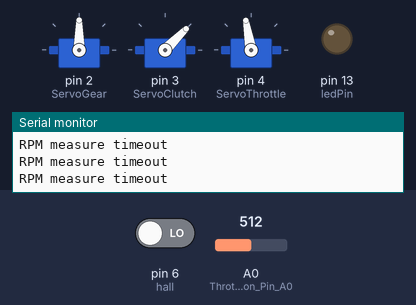
Recording of a sketch running on a simulated Arduino Uno, built with avr-gcc and run on an emulated ATmega328P. Parts: 3 × servo, output pins drawn as LEDs (lit = HIGH), the last lines printed to the serial monitor. The test bench sets the inputs (shaded band); at power-on: A0 (Throttle_Position_Pin_A0) = 512, pin 6 (hall) LOW.

Above: at 1.2 s.
1.3 s: A0 (Throttle_Position_Pin_A0) set to 716
At 2.6 s:
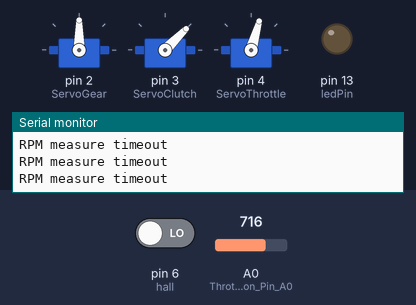
2.9 s: pin 6 (hall) driven HIGH
At 3.5 s:
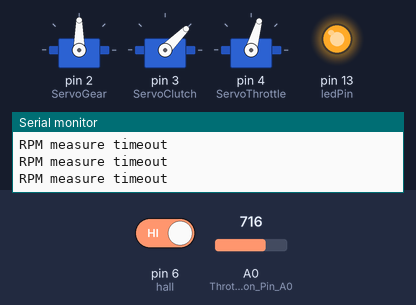
4.5 s: A0 (Throttle_Position_Pin_A0) set to 900
At 5.8 s:
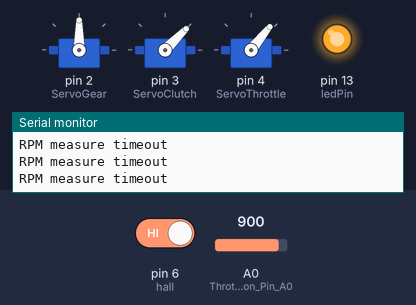
6.1 s: pin 6 (hall) driven LOW
At 7.4 s:
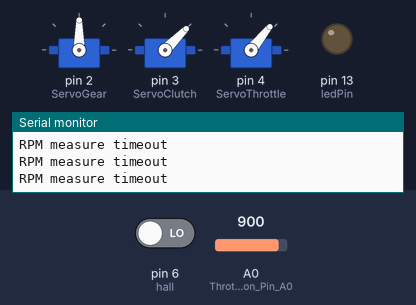
7.7 s: A0 (Throttle_Position_Pin_A0) set to 1010
At 9.0 s:
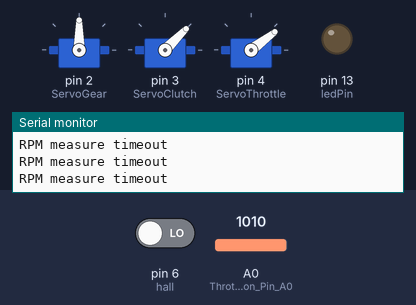
9.3 s: pin 6 (hall) driven HIGH
At 10.7 s:
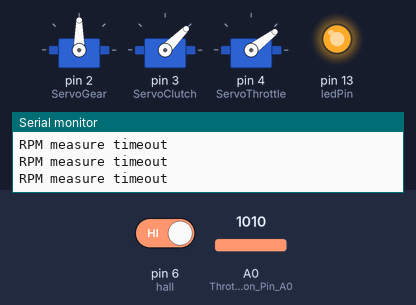
Timing chart, 0 to 12.3 s (numbered marks = the images above; inputs shaded):
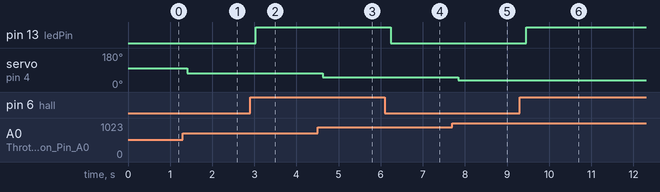

The sketch:

Automator_2020-03-21_1_Arduino.ino
```cpp
/*
  Motorcycle Gear Shift Automation Code
  This example can be used to control a motorcycle's clutch, throttle and gear shifting
  automatically based on the rpm and throttle position.

  Created for Arduino UNO on 10 Apr, 2020
  by Tanmay Chhatbar
*/

#include <Servo.h>
#include <Wire.h>

Servo ServoGear;                    //Gear Pin 2
Servo ServoClutch;                  //Clutch Pin 3
Servo ServoThrottle;                //Throttle Pin 4

int16_t rpm;
int pos, gear, rpmmin, rpmmax;         //throttleposition, currentgear, currentrpm, calculatedminrpm, calculatedmaxrpm
int cpr, clutchtime, clutchstarttime;       //for clutch modulation calculations
unsigned long delayshifter, previousMillis = 0;

int aggcounter = 0;                         //number based counter for aggression
int redline = 10000;                        //max rpm
int intervalshift = 1000;                   //Millisecond delay between shifts
int gearmax = 6;                            //Number of gears

//rpms
int rpmminmin = 1900, rpmminmax = 4000;     //Range of minimum rpms
int rpmmaxmin = 5000, rpmmaxmax = 7000;     //Range of maximum rpms
int aggrpmoffset = 2000;                    //Offset when aggressive
int rpmgearmin;                             //Min rpm in current gear

//rpm sense
int hall = 6;
int din, dlast;
long unsigned timeold = 0;

//servos setpoints set as angle in degrees

//gear servo
int sgearmin = 45;
int sgearmid = 90;
int sgearmax = 135;

//clutch servo
int sclutchmin = 45;
int sclutchbite = 90;
int sclutchmax = 135;

//throttle servo    note: throttle moves high angle to low angle
int sthrottlemin = 142;
int sthrottlemax = 52;
int sthrottlemid = (sthrottlemin + sthrottlemax) / 2;
int blip = 135;                    //set to value to blip throttle while downshifting

//throttle sensor
int stsensemin = 170;               //throttle position sensor min reading
int stsensemax = 890;               //throttle position sensor max reading

int ledPin = 13, ledState;

int togglecounter, togglediff = 100;  //check cycle speed, toggle led after number of loops

//////////////////////////////////////////////////////////////////////////////////////////////////////////////////////////////
//////////////////////////////////////////////////////////////////////////////////////////////////////////////////////////////

void setup()
{
  Wire.begin();
  Serial.begin(9600);
  gear = 1;
  pinMode(A0, INPUT);             //Throttle Position Pin A0
  pinMode(A1, INPUT);             //RPM Sensor Pin A0
  pinMode(ledPin, OUTPUT);
  ServoGear.attach(2);            //Gear Pin 2
  ServoClutch.attach(3);          //Clutch Pin 3
  ServoThrottle.attach(4);        //Throttle Pin 4
  ServoGear.write(sgearmid);
  ServoThrottle.write(sthrottlemin);
  clutchin();
  Serial.println("Setup complete");
}

//////////////////////////////////////////////////////////////////////////////////////////////////////////////////////////////
//////////////////////////////////////////////////////////////////////////////////////////////////////////////////////////////

void loop()
{
  ledToggle();
  throttle();
  rpmsense();
  delayshifter = millis();
  if (rpm < rpmminmin && throttleread() < 6 && gear < 2)
  {
    clutchin();
    while (throttleread() < 6)
    {}
    if (gear == 1 && throttleread() >> 6)
      clutchpr();
  }
  if ((delayshifter - previousMillis) >= intervalshift)
  {
    previousMillis = delayshifter;
    throttle();
    if (rpm > rpmmax)
    {
      if (gear < gearmax) {
        shiftup();
      }
    }
    else if (rpm < rpmmin)
    {
      if (gear > 1) {
        shiftdown();
      }
    }
  }

  if (gear == 1 && rpm < rpmminmin)
    clutchin();


  if (throttleread() < sthrottlemid )
  {
    if (aggcounter > 1000)
      aggcounter = 2000;
    if (aggcounter < 2000)
      aggcounter++;
  }
  else if (aggcounter > 0)
    aggcounter--;
}

//////////////////////////////////////////////////////////////////////////////////////////////////////////////////////////////
//////////////////////////////////////////////////////////////////////////////////////////////////////////////////////////////


void rpmsense()
{
  int counter = 0;
  if (digitalRead(hall) == HIGH) {
    din = 1;
    digitalWrite(ledPin, HIGH);
  }
  else {
    din = 0;
    digitalWrite(ledPin, LOW);
  }
  while (digitalRead(hall) == din)
  {
    if (millis() - timeold > 200) {
      rpm = 0;
      Serial.println("RPM measure timeout");
      goto exitrpm;
    }
  }
  while (digitalRead(hall) != din)
  {
    if (millis() - timeold > 200) {
      rpm = 0;
      Serial.println("RPM measure timeout");
      goto exitrpm;
    }
  }
  if (digitalRead(hall) == din) {
    rpm = 120000 / ( millis() - timeold);
    Serial.println(rpm);
  }
exitrpm:
  timeold = millis();
  dlast = din;
  delay(1);
}

//////////////////////////////////////////////////////////////////////////////////////////////////////////////////////////////
//////////////////////////////////////////////////////////////////////////////////////////////////////////////////////////////

int throttleread()
{
  pos = map(analogRead(A0), stsensemin, stsensemax, sthrottlemin, sthrottlemax);
  return pos;
}

//////////////////////////////////////////////////////////////////////////////////////////////////////////////////////////////
//////////////////////////////////////////////////////////////////////////////////////////////////////////////////////////////

void throttle()
{
  rpmgearmin = rpmminmin + gear * (rpmminmax - rpmminmin) / gearmax;
  throttleread();
  if (aggcounter > 1000) {
    rpmmin = rpmminmin + aggrpmoffset + pos * (rpmminmax - rpmminmin) / 180;
    rpmmax = rpmmaxmin + aggrpmoffset + pos * (rpmmaxmax - rpmmaxmin) / 180;
  }
  else {
    rpmmin = rpmminmin + pos * (rpmminmax - rpmminmin) / 360;
    rpmmax = rpmmaxmin + pos * (rpmmaxmax - rpmmaxmin) / 360;
  }
  ServoThrottle.write(pos);
  delay(5);
}

//////////////////////////////////////////////////////////////////////////////////////////////////////////////////////////////
//////////////////////////////////////////////////////////////////////////////////////////////////////////////////////////////

void shiftup()
{
  clutchin();
  ServoThrottle.write(sthrottlemin);
  ServoGear.write(sgearmin);
  delay(100);
  ServoGear.write(sgearmid);
  clutchout(1);
  throttle();
  gear++;
  Serial.print("Shift up to");
  Serial.println(gear);
}

//////////////////////////////////////////////////////////////////////////////////////////////////////////////////////////////
//////////////////////////////////////////////////////////////////////////////////////////////////////////////////////////////

void shiftdown()
{
  clutchin();
  ServoThrottle.write(blip);
  ServoGear.write(sgearmax);
  delay(50);
  ServoThrottle.write(sthrottlemin);
  delay(50);
  ServoGear.write(sgearmid);
  clutchout(1);
  throttle();
  gear--;
  Serial.print("Shift down to ");
  Serial.println(gear);
}

//////////////////////////////////////////////////////////////////////////////////////////////////////////////////////////////
//////////////////////////////////////////////////////////////////////////////////////////////////////////////////////////////

void clutchin()
{
  ServoClutch.write(sclutchmin);
  //  Serial.println("Clutch in");
}

//////////////////////////////////////////////////////////////////////////////////////////////////////////////////////////////
//////////////////////////////////////////////////////////////////////////////////////////////////////////////////////////////

void clutchout(int i)           //i=1 quick letout, i=0 smooth letout, smooth not used
{
  if (i == 0)
    for (int j = 0; j = sclutchmax; j++) {
      throttle();
      ServoClutch.write(j);
      delay(2);
      //      Serial.println("Clutch out quickly");
    }
  else {
    ServoClutch.write(sclutchmax);
    //    Serial.println("Clutch out smooth");
  }
}

//////////////////////////////////////////////////////////////////////////////////////////////////////////////////////////////
//////////////////////////////////////////////////////////////////////////////////////////////////////////////////////////////

void clutchpr()
{
  clutchstarttime = millis();
  do {
    clutchtime = millis() - clutchstarttime;
    if (clutchtime < 200)
      cpr = (sclutchbite - sclutchmin) * 0.225 * clutchtime + sclutchmin;
    else if (clutchtime < 500)
      cpr = sclutchbite;
    else if (cpr < sclutchmax)
      cpr = (sclutchmax - sclutchbite) * 0.09 * clutchtime + sclutchbite;
    else cpr = sclutchmax;
    rpmsense();
    throttle();
    if (pos < 6)
      break;
    ServoClutch.write(cpr);
    delay(15);
  } while ( cpr < sclutchmax );
  if (pos > 6)
    ServoClutch.write(sclutchmax);
}


void ledToggle()
{
  togglecounter = 1 + togglecounter;
  if (togglecounter > togglediff)
  {
    togglecounter = 1;
    if (ledState == HIGH)
    {
      digitalWrite(ledPin, LOW);
      ledState = LOW;
    }
    else {
      digitalWrite(ledPin, HIGH);
      ledState = HIGH;
    }
  }
}
```

Measured:
- after the input at 1.3 s, servo on pin 4 (ServoThrottle): 100° → 74° after 0.11 s
- after the input at 2.9 s, pin 13 (ledPin): LOW → HIGH after 0.13 s
- after the input at 4.5 s, servo on pin 4 (ServoThrottle): 74° → 51° after 0.13 s
- after the input at 6.1 s, pin 13 (ledPin): HIGH → LOW after 0.14 s
- after the input at 7.7 s, servo on pin 4 (ServoThrottle): 51° → 37° after 0.15 s
- after the input at 9.3 s, pin 13 (ledPin): LOW → HIGH after 0.16 s
